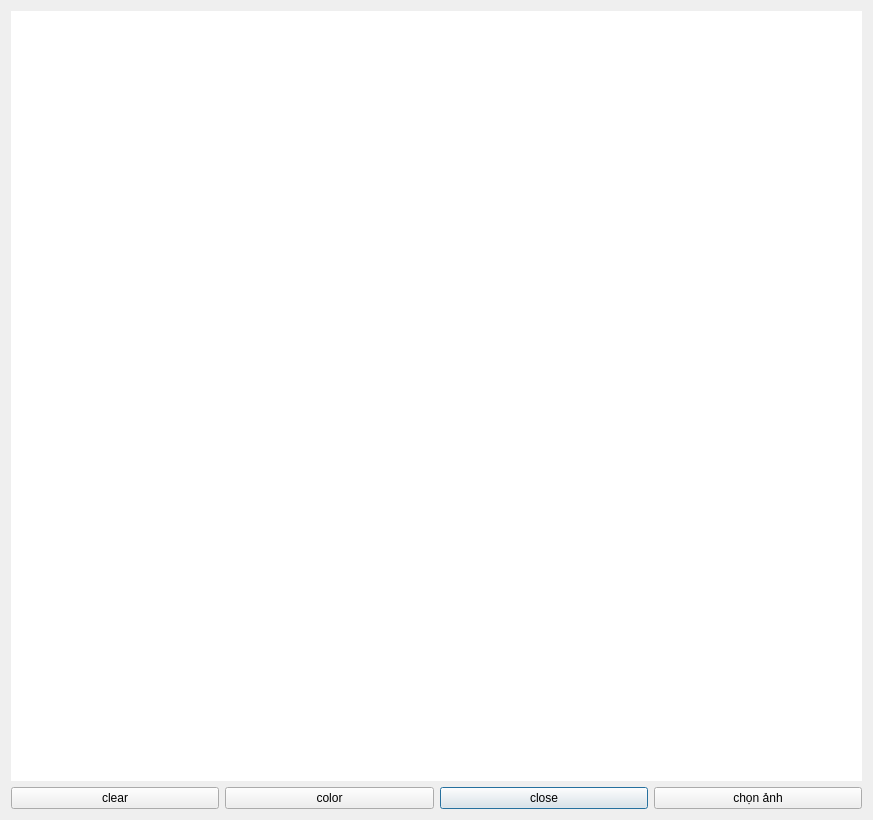
<?xml version="1.0" encoding="UTF-8"?>
<ui version="4.0">
 <class>Dialog</class>
 <widget class="QDialog" name="Dialog">
  <property name="geometry">
   <rect>
    <x>0</x>
    <y>0</y>
    <width>873</width>
    <height>820</height>
   </rect>
  </property>
  <property name="windowTitle">
   <string>Dialog</string>
  </property>
  <layout class="QGridLayout" name="gridLayout">
   <item row="1" column="2">
    <widget class="QPushButton" name="close_button">
     <property name="text">
      <string>close</string>
     </property>
    </widget>
   </item>
   <item row="1" column="0">
    <widget class="QPushButton" name="clear_button">
     <property name="text">
      <string>clear</string>
     </property>
    </widget>
   </item>
   <item row="0" column="0" colspan="4">
    <widget class="QLabel" name="drawing_canvas">
     <property name="maximumSize">
      <size>
       <width>6000</width>
       <height>6000</height>
      </size>
     </property>
     <property name="mouseTracking">
      <bool>false</bool>
     </property>
     <property name="styleSheet">
      <string notr="true">background-color: rgb(255, 255, 255);</string>
     </property>
     <property name="text">
      <string/>
     </property>
     <property name="pixmap">
      <pixmap>../image/tải xuống.png</pixmap>
     </property>
     <property name="scaledContents">
      <bool>true</bool>
     </property>
    </widget>
   </item>
   <item row="1" column="1">
    <widget class="QPushButton" name="color_button">
     <property name="text">
      <string>color</string>
     </property>
    </widget>
   </item>
   <item row="1" column="3">
    <widget class="QPushButton" name="load_image_button">
     <property name="text">
      <string>chọn ảnh</string>
     </property>
    </widget>
   </item>
  </layout>
  <zorder>clear_button</zorder>
  <zorder>color_button</zorder>
  <zorder>close_button</zorder>
  <zorder>drawing_canvas</zorder>
  <zorder>load_image_button</zorder>
 </widget>
 <resources/>
 <connections/>
</ui>
